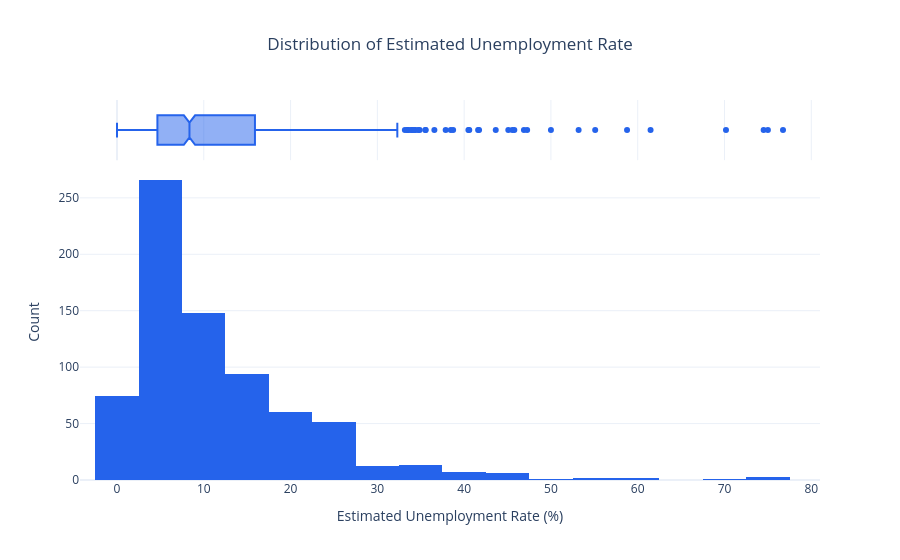

Notebook code for this chart:
### Markdown cell above
# 📊 Section 7 — Exploratory Data Analysis (EDA)

## 🎯 Objective

Exploratory Data Analysis (EDA) is the process of examining datasets using statistical summaries and visualizations to discover meaningful patterns, relationships, trends, and anomalies.

This section focuses on understanding unemployment trends across India using interactive visualizations.

---

## 📌 Analysis Roadmap

### 7.1 Distribution Analysis
- Distribution of unemployment rate
- Employment distribution
- Labour participation distribution

### 7.2 Univariate Analysis
- Year-wise analysis
- Month-wise analysis
- Quarter-wise analysis
- Season-wise analysis

### 7.3 State-wise Analysis
- Highest unemployment states
- Lowest unemployment states
- Employment by state
- Labour participation by state

### 7.4 Time Series Analysis
- Monthly trend
- Yearly trend
- Rolling average
- Trend comparison

### 7.5 COVID-19 Impact Analysis
- Before vs During COVID
- State-wise COVID impact
- Employment comparison

### 7.6 Correlation & Relationships
- Correlation Matrix
- Scatter Plots
- Bubble Charts
- Pairwise Relationships

### 7.7 Summary Insights
- Key Findings
- Policy Recommendations
- Business Insights

---

## 🎯 Expected Outcome

This section will produce 40+ professional interactive visualizations that can be directly integrated into the Streamlit dashboard.

### Code cell
# ============================================================
# 📊 7.1 Distribution Analysis
# Estimated Unemployment Rate (%)
# ============================================================

fig = px.histogram(

    unemployment_df,

    x="Estimated Unemployment Rate (%)",

    marginal="box",

    nbins=30,

    color_discrete_sequence=["#2563EB"],

    title="Distribution of Estimated Unemployment Rate",

    template="plotly_white"

)

fig.update_layout(

    title_x=0.5,

    xaxis_title="Estimated Unemployment Rate (%)",

    yaxis_title="Count"

)

fig.show()

# Streamlit
# st.plotly_chart(fig, use_container_width=True)

### Figure 1 — Plotly figure (JSON) as saved in the notebook; plotly's stock layout.template omitted (floating-point values rounded to 4 significant figures; data arrays with more than 128 entries replaced by an {"elided": "..."} marker saying what was removed)
{"data": [{"bingroup": "x", "hovertemplate": "Estimated Unemployment Rate (%)=%{x}<br>count=%{y}<extra></extra>", "legendgroup": "", "marker": {"color": "#2563EB", "pattern": {"shape": ""}}, "name": "", "nbinsx": 30, "orientation": "v", "showlegend": false, "type": "histogram", "x": {"elided": "741 float values"}, "xaxis": "x", "yaxis": "y"}, {"hovertemplate": "Estimated Unemployment Rate (%)=%{x}<extra></extra>", "legendgroup": "", "marker": {"color": "#2563EB"}, "name": "", "notched": true, "showlegend": false, "type": "box", "x": {"elided": "741 float values"}, "xaxis": "x2", "yaxis": "y2"}], "layout": {"barmode": "relative", "legend": {"tracegroupgap": 0}, "title": {"text": "Distribution of Estimated Unemployment Rate", "x": 0.5}, "xaxis": {"anchor": "y", "domain": [0, 1], "title": {"text": "Estimated Unemployment Rate (%)"}}, "xaxis2": {"anchor": "y2", "domain": [0, 1], "matches": "x", "showgrid": true, "showticklabels": false}, "yaxis": {"anchor": "x", "domain": [0, 0.8316], "title": {"text": "Count"}}, "yaxis2": {"anchor": "x2", "domain": [0.8416, 1], "matches": "y2", "showgrid": false, "showline": false, "showticklabels": false, "ticks": ""}}}
